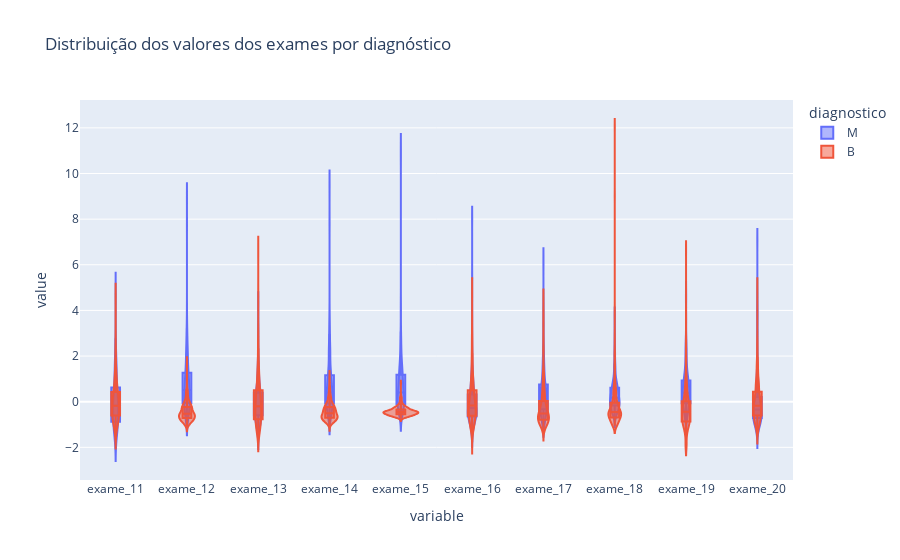

Source (notebook cell):
### Code cell
plot_violin(diagnostico, valores_exames_padronizados, 10, 20)

### Figure 1 — Plotly figure (JSON) as saved in the notebook; plotly's stock layout.template omitted (floating-point values rounded to 4 significant figures; data arrays with more than 128 entries replaced by an {"elided": "..."} marker saying what was removed)
{"data": [{"alignmentgroup": "True", "box": {"visible": true}, "hovertemplate": "diagnostico=M<br>variable=%{x}<br>value=%{y}<extra></extra>", "legendgroup": "M", "marker": {"color": "#636efa"}, "name": "M", "offsetgroup": "M", "orientation": "v", "points": false, "scalegroup": "True", "showlegend": true, "type": "violin", "x": {"elided": "2120 str values"}, "x0": " ", "xaxis": "x", "y": {"elided": "2120 float values"}, "y0": " ", "yaxis": "y"}, {"alignmentgroup": "True", "box": {"visible": true}, "hovertemplate": "diagnostico=B<br>variable=%{x}<br>value=%{y}<extra></extra>", "legendgroup": "B", "marker": {"color": "#EF553B"}, "name": "B", "offsetgroup": "B", "orientation": "v", "points": false, "scalegroup": "True", "showlegend": true, "type": "violin", "x": {"elided": "3570 str values"}, "x0": " ", "xaxis": "x", "y": {"elided": "3570 float values"}, "y0": " ", "yaxis": "y"}], "layout": {"legend": {"title": {"text": "diagnostico"}, "tracegroupgap": 0}, "title": {"text": "Distribuição dos valores dos exames por diagnóstico"}, "violinmode": "overlay", "xaxis": {"anchor": "y", "domain": [0, 1], "title": {"text": "variable"}}, "yaxis": {"anchor": "x", "domain": [0, 1], "title": {"text": "value"}}}}
